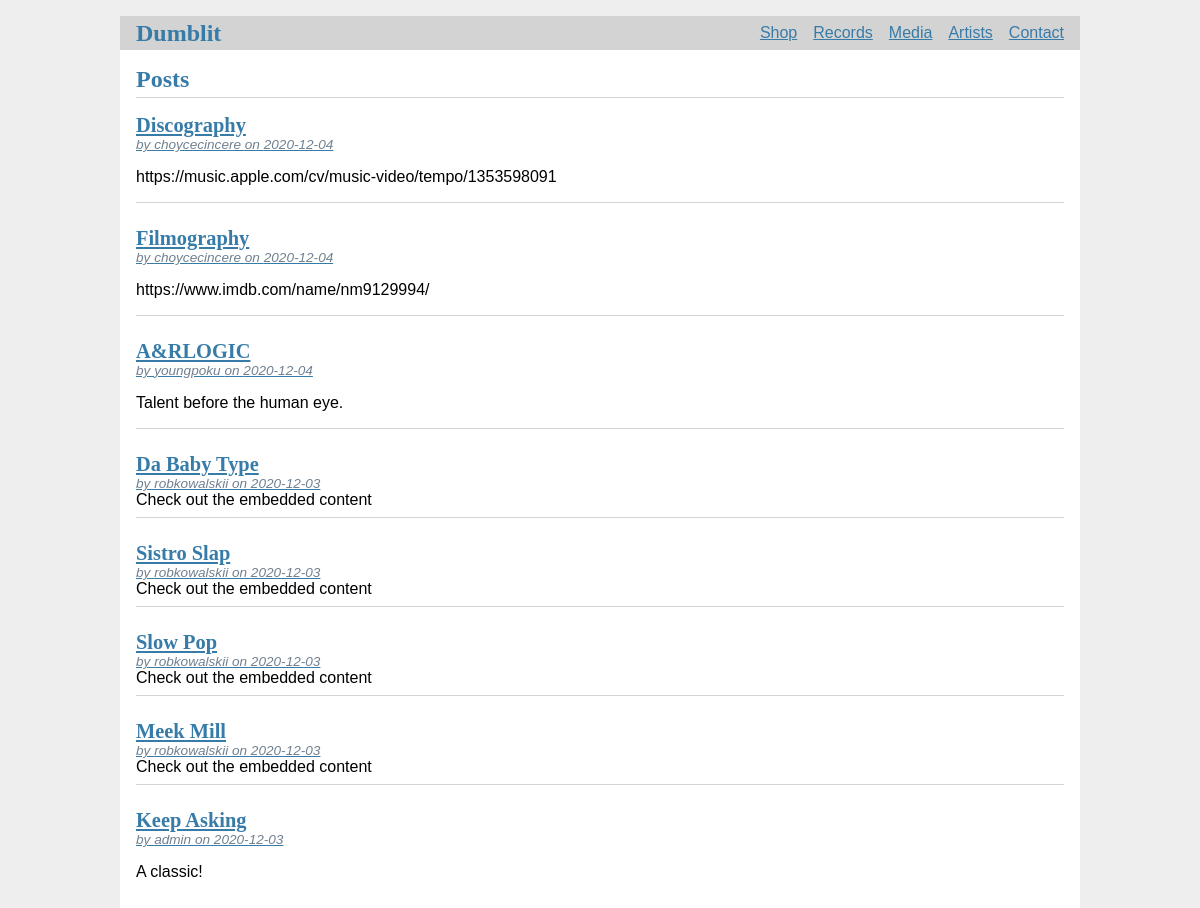
The page / on the database its author committed.
### tables this page shows
CREATE TABLE Post (
  id INTEGER PRIMARY KEY AUTOINCREMENT,
  author_id INTEGER NOT NULL,
  created TIMESTAMP NOT NULL DEFAULT CURRENT_TIMESTAMP,
  title TEXT NOT NULL,
  body TEXT NOT NULL,
  file TEXT NOT NULL,
  FOREIGN KEY (author_id) REFERENCES user (id)
);

CREATE TABLE user (
  id INTEGER PRIMARY KEY AUTOINCREMENT,
  username TEXT UNIQUE NOT NULL,
  password TEXT NOT NULL
);

### flaskr/blog.py (the view)
@bp.route("/")
def index():
    db = get_db()
    posts = db.execute(
        "SELECT p.id, title, body, created, author_id, username"
        " FROM post p JOIN user u ON p.author_id = u.id"
        " ORDER BY created DESC"
    ).fetchall()
    return render_template("blog/index.html", posts=posts)

### flaskr/auth.py (called while the page is built)
@bp.before_app_request
def load_logged_in_user():
    user_id = session.get("user_id")
    if user_id is None:
        g.user = None
    else:
        g.user = (
            get_db().execute("SELECT * FROM user WHERE id = ?", (user_id,)).fetchone()
        )

### flaskr/db.py (called while the page is built)
def get_db():
    if "db" not in g:
        g.db = sqlite3.connect(
            current_app.config["DATABASE"], detect_types=sqlite3.PARSE_DECLTYPES
        )
        g.db.row_factory = sqlite3.Row
    return g.db

### flaskr/templates/blog/index.html (shortened to what this page needs)
{% extends 'base.html' %}
{% block header %}
  <h1>{% block title %}Posts{% endblock %}</h1>
{% endblock %}
{% block content %}
  {% for post in posts %}
    <article class="post">
      <header>
        <div>
          <a href="{{url_for('blog.post', id=post['id'])}}">
            <h1>{{ post['title'] }}</h1>
            <div class="about">by {{ post['username'] }} on {{ post['created'].strftime('%Y-%m-%d') }}</div>
          </a>
        </div>
      </header>
      {% if ("<iframe" in post['body']) %}
        Check out the embedded content
      {% else %}
        <p class="body">{{ post['body'] }}</p>
      {% endif %}
    </article>
    {% if not loop.last %}
      <hr>
    {% endif %}
  {% endfor %}
{% endblock %}

### flaskr/static/style.css (style rules this page uses)
h1, h2, h3, h4, h5, h6 { font-family: serif; color: #377ba8; margin: 1rem 0; }
a { color: #377ba8; }
hr { border: none; border-top: 1px solid lightgray; }
.content > header h1 { flex: auto; margin: 1rem 0 0.25rem 0; }
.post > header { display: flex; align-items: flex-end; font-size: 0.85em; }
.post > header > div:first-of-type { flex: auto; }
.post > header h1 { font-size: 1.5em; margin-bottom: 0; }
.post .about { color: slategray; font-style: italic; }
.post .body { white-space: pre-line; }

### rows shown on the page
Post: title "Discography", username "choycecincere", created "2020-12-04", body "https://music.apple.com/cv/music-video/tempo/1353598091"
Post: title "Filmography", username "choycecincere", created "2020-12-04", body "https://www.imdb.com/name/nm9129994/"
Post: title "A&RLOGIC", username "youngpoku", created "2020-12-04", body "Talent before the human eye."
Post: title "Da Baby Type", username "robkowalskii", created "2020-12-03", shows "Check out the embedded content"
Post: title "Sistro Slap", username "robkowalskii", created "2020-12-03", shows "Check out the embedded content"
Post: title "Slow Pop", username "robkowalskii", created "2020-12-03", shows "Check out the embedded content"
Post: title "Meek Mill", username "robkowalskii", created "2020-12-03", shows "Check out the embedded content"
Post: title "Keep Asking", username "admin", created "2020-12-03", body "A classic!"
